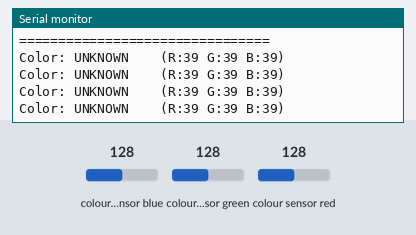
This sketch was run on a simulated Arduino Uno, built with avr-gcc and run on an emulated ATmega328P. Parts: the last lines printed to the serial monitor. Wiring (inferred from the names in the program): TCS3200 colour sensor: output A4; S2 A2; S3 A3; S0 A0; S1 A1. The test bench sets the inputs (shaded band); at power-on: colour sensor green 128, colour sensor red 128, colour sensor blue 128.

Above: at 2.2 s.
2.3 s: colour sensor green set to 5
At 2.75 s:
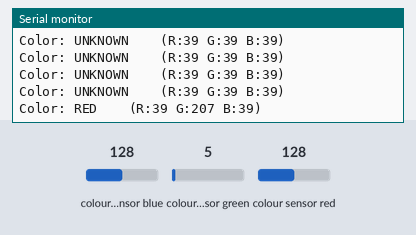
4.6 s: colour sensor red set to 5
At 4.86 s:
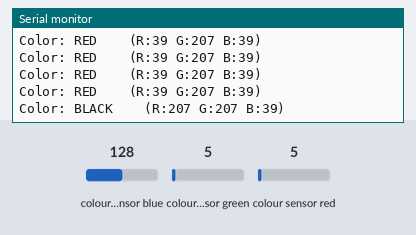
6.7 s: colour sensor blue set to 5
At 6.97 s:
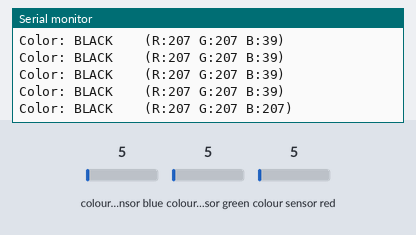

Measured:
- after the input at 2.3 s, the serial monitor: prints a new line after 0.25 s (image 1)
- after the input at 4.6 s, the serial monitor: prints a new line after 0.06 s (image 2)
- after the input at 6.7 s, the serial monitor: prints a new line after 0.07 s (image 3)

The sketch:

color_identify.ino
```cpp
/**
 * ============================================================================
 * COLOR IDENTIFIER - Real-time color detection
 * ============================================================================
 *
 * Displays the currently detected color using calibrated thresholds.
 * Open Serial Monitor at 9600 baud to see results.
 *
 * ============================================================================
 */

// Color Sensor Pins
const int S0 = A0;
const int S1 = A1;
const int S2 = A2;
const int S3 = A3;
const int COLOR_OUT = A4;

// --- CALIBRATED THRESHOLDS ---
// WHITE: R=15-19, G=16-20, B=5-6
const int WHITE_R_MAX = 25;
const int WHITE_G_MAX = 25;
const int WHITE_B_MAX = 10;

// BLACK: R=126-140, G=157-163, B=43-45
const int BLACK_R_MIN = 100;
const int BLACK_G_MIN = 140;
const int BLACK_B_MIN = 35;

// RED: R=26-35, G=107-121, B=18-22
const int RED_R_MIN = 20;
const int RED_R_MAX = 45;
const int RED_G_MIN = 90;

// GREEN: R=79-85, G=39-42, B=17-19
const int GREEN_R_MIN = 65;
const int GREEN_R_MAX = 100;
const int GREEN_G_MIN = 30;
const int GREEN_G_MAX = 55;

// BLUE: R=40-55, G=37-44, B=10-12
const int BLUE_R_MIN = 35;
const int BLUE_R_MAX = 65;
const int BLUE_G_MIN = 30;
const int BLUE_G_MAX = 55;
const int BLUE_B_MAX = 15;

const int READ_TIMEOUT = 50000;

void setup() {
  Serial.begin(9600);

  pinMode(S0, OUTPUT);
  pinMode(S1, OUTPUT);
  pinMode(S2, OUTPUT);
  pinMode(S3, OUTPUT);
  pinMode(COLOR_OUT, INPUT);

  // Set frequency scaling to 20%
  digitalWrite(S0, HIGH);
  digitalWrite(S1, LOW);

  Serial.println("================================");
  Serial.println("    COLOR IDENTIFIER READY      ");
  Serial.println("================================");
  Serial.println();
  delay(1000);
}

int getRedValue() {
  digitalWrite(S2, LOW);
  digitalWrite(S3, LOW);
  return pulseIn(COLOR_OUT, LOW, READ_TIMEOUT);
}

int getGreenValue() {
  digitalWrite(S2, HIGH);
  digitalWrite(S3, HIGH);
  return pulseIn(COLOR_OUT, LOW, READ_TIMEOUT);
}

int getBlueValue() {
  digitalWrite(S2, LOW);
  digitalWrite(S3, HIGH);
  return pulseIn(COLOR_OUT, LOW, READ_TIMEOUT);
}

String identifyColor(int r, int g, int b) {
  // WHITE: All values very low
  if (r < WHITE_R_MAX && g < WHITE_G_MAX && b < WHITE_B_MAX) {
    return "WHITE";
  }

  // BLACK: All values high
  if (r > BLACK_R_MIN && g > BLACK_G_MIN && b > BLACK_B_MIN) {
    return "BLACK";
  }

  // RED: R is low, G is very high
  if (r >= RED_R_MIN && r <= RED_R_MAX && g >= RED_G_MIN) {
    return "RED";
  }

  // GREEN: R is medium-high, G is medium
  if (r >= GREEN_R_MIN && r <= GREEN_R_MAX &&
      g >= GREEN_G_MIN && g <= GREEN_G_MAX) {
    return "GREEN";
  }

  // BLUE: R is medium, G is medium, B is very low
  if (r >= BLUE_R_MIN && r <= BLUE_R_MAX &&
      g >= BLUE_G_MIN && g <= BLUE_G_MAX &&
      b <= BLUE_B_MAX) {
    return "BLUE";
  }

  return "UNKNOWN";
}

void loop() {
  int r = getRedValue();
  int g = getGreenValue();
  int b = getBlueValue();

  String color = identifyColor(r, g, b);

  // Clear line and print
  Serial.print("Color: ");
  Serial.print(color);
  Serial.print("    (R:");
  Serial.print(r);
  Serial.print(" G:");
  Serial.print(g);
  Serial.print(" B:");
  Serial.print(b);
  Serial.println(")");

  delay(300);
}
```
